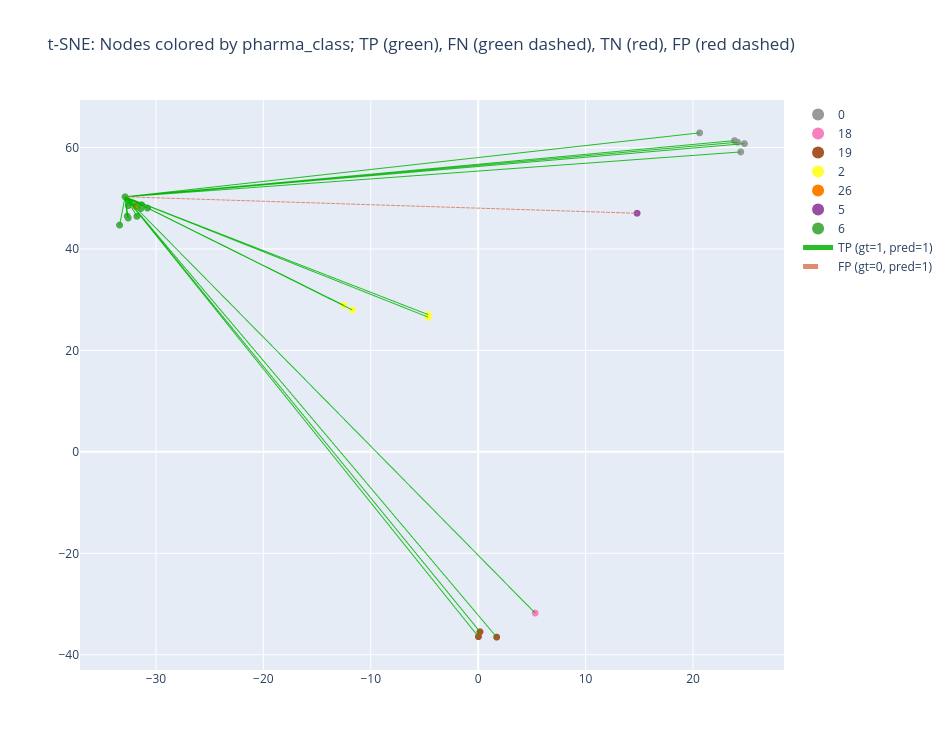

Here is the notebook cell this chart was saved with:
### Markdown cell above
# Not used anymore

### Code cell
import numpy as np
import pandas as pd
import plotly.graph_objects as go
import plotly.express as px

# Inputs assumed:
# embedding: pd.DataFrame with index of Drug IDs and columns ['TSNE-1', 'TSNE-2']
# edge_pairs: list[tuple[str, str]] of (src_id, dst_id) mapped to embedding.index
# edge_label: 1D tensor/array of 0/1 (ground truth) aligned with edge_pairs
# predicted_labels: 1D array of 0/1 aligned with edge_pairs

gt = np.asarray(edge_label.cpu().numpy() if hasattr(edge_label, "cpu") else edge_label).astype(int)
pred = np.asarray(predicted_labels).astype(int)
assert len(edge_pairs) == len(gt) == len(pred), "edge_pairs, gt, pred must have same length"

# Confusion categories
is_tp = (gt == 1) & (pred == 1)
is_fp = (gt == 0) & (pred == 1)
is_tn = (gt == 0) & (pred == 0)
is_fn = (gt == 1) & (pred == 0)

# Filter embedding to only nodes present in edges
nodes_in_edges = pd.Index(sorted({n for pair in edge_pairs for n in pair}))
embedding_sub = embedding.loc[embedding.index.intersection(nodes_in_edges)].copy()


embedding_sub["pharma_class"] = embedding_sub["pharma_class"].fillna("Unknown")

# Build color map for pharma_class
classes = embedding_sub["pharma_class"].astype(str).unique()
palette = px.colors.qualitative.Set1_r
color_map = {cls: palette[i % len(palette)] for i, cls in enumerate(sorted(classes))}

fig = go.Figure()

# Add node traces grouped and colored by pharma_class (legend per class)
for cls in sorted(classes):
    df_cls = embedding_sub[embedding_sub["pharma_class"].astype(str) == cls]
    node_x = df_cls["TSNE-1"].values
    node_y = df_cls["TSNE-2"].values
    node_ids = df_cls.index.astype(str).tolist()
    customdata_cls = df_cls[["drug_count", "pharma_class", "Description_br"]].values

    fig.add_trace(
        go.Scattergl(
            x=node_x,
            y=node_y,
            mode="markers",
            marker=dict(size=7, color=color_map[cls]),
            text=node_ids,
            customdata=customdata_cls,
            hovertemplate=hovertemplate,
            name=f"{cls}",
        )
    )


def add_edge_lines(mask, color, name, dash="solid"):
    xs, ys = [], []
    for (src, dst), keep in zip(edge_pairs, mask):
        if not keep:
            continue
        if src not in embedding_sub.index or dst not in embedding_sub.index:
            continue
        x0, y0 = embedding_sub.loc[src, ["TSNE-1", "TSNE-2"]]
        x1, y1 = embedding_sub.loc[dst, ["TSNE-1", "TSNE-2"]]
        xs += [x0, x1, None]
        ys += [y0, y1, None]
    if xs:
        fig.add_trace(
            go.Scattergl(
                x=xs,
                y=ys,
                mode="lines",
                line=dict(color=color, width=1.0, dash=dash),
                name=name,
                hoverinfo="skip",
            )
        )


# Add edges by confusion class with requested colors/styles
add_edge_lines(is_tp, "rgba(0,180,0,0.85)", "TP (gt=1, pred=1)", dash="solid")
add_edge_lines(is_fn, "rgba(160,180,0,0.85)", "FN (gt=1, pred=0)", dash="dash")
add_edge_lines(is_tn, "rgba(220,20,60,0.85)", "TN (gt=0, pred=0)", dash="solid")
add_edge_lines(is_fp, "rgba(220,120,90,0.85)", "FP (gt=0, pred=1)", dash="dash")

fig.update_layout(
    title="t-SNE: Nodes colored by pharma_class; TP (green), FN (green dashed), TN (red), FP (red dashed)",
    width=950,
    height=750,
    legend=dict(itemsizing="constant"),
)
fig.show()

### Figure 1 — Plotly figure (JSON) as saved in the notebook; plotly's stock layout.template omitted (floating-point values rounded to 4 significant figures)
{"data": [{"customdata": [[15, 0, "Imipramine, the prototypical tricyclic antidepressant (TCA),<br> is a dibenzazepine-derivative TCA. TCAs are structurally si<br>milar to phenothiazines. They contain a tricyclic ring syste<br>m with an alkyl amine substituent on the central ring. In no<br>n-depressed individuals, imipramine does not affect mood or <br>arousal, but may cause sedation. In depressed individuals, i<br>mipramine exerts a positive effect on mood. TCAs are potent <br>inhibitors of serotonin and norepinephrine reuptake. Tertiar<br>y amine TCAs, such as imipramine and amitriptyline, are more<br> potent inhibitors of serotonin reuptake than secondary amin<br>e TCAs, such as nortriptyline and desipramine. TCAs also blo<br>ck histamine H<sub>1</sub> receptors, &alpha;<sub>1</sub>-ad<br>renergic receptors and muscarinic receptors, which accounts <br>for their sedative, hypotensive and anticholinergic effects <br>(e.g. blurred vision, dry mouth, constipation, urinary reten<br>tion), respectively [A6584]. Imipramine has less sedative an<br>d anticholinergic effects than the tertiary amine TCAs, amit<br>riptyline and clomipramine. Imipramine may be used to treat <br>depression and nocturnal enuresis in children [FDA Label]. U<br>nlabeled indications include chronic and neuropathic pain (i<br>ncluding diabetic neuropathy), panic disorder, attention-def<br>icit/hyperactivity disorder (ADHD), and post-traumatic stres<br>s disorder (PTSD) [L1349,L1348,A31900,L1351,L1352,L1353,A319<br>04].;;;"], [5, 0, "Duloxetine is a dual serotonin and norepinephrine reuptake i<br>nhibitor.[label] It was originally discovered in 1993 and de<br>veloped by Eli Lilly and Company as LY248686.[A178741] Dulox<br>etine first received approval from the FDA in August, 2004 a<br>s Cymbalta for the treatment of Major Depressive Disorder.[L<br>6454] It has since received approval for a variety of indica<br>tions including the treatment of neuropathic pain, Generaliz<br>ed Anxiety disorder, osteoarthritis, and stress incontinence<br>. Duloxetine continues to be investigated for the treatment <br>of pain in cancer, surgery, and more.;;;;"], [7, 0, "Paroxetine is a selective serotonin reuptake inhibitor (SSRI<br>) drug commonly known as Paxil. It has a variety of uses, in<br>cluding the treatment of anxiety disorders, major depression<br>, posttraumatic stress disorder, and symptoms of menopause, <br>among others.[T653] It was approved by the FDA in the early <br>1990s and marketed by SmithKline Beecham.[L7712,L7715] A uni<br>que feature of this drug is that it is highly potent and sel<br>ective in its inhibition of serotonin reuptake and has littl<br>e effect on other neurotransmitters.[A31914] Because of its <br>potent inhibition of serotonin reuptake, paroxetine is more <br>likely to cause withdrawal effects upon cessation. Paroxetin<br>e is well tolerated in most patients with a similar adverse <br>effect profile to other members of its drug class.[A31914] T<br>he controlled release formulation was designed to decrease t<br>he likelihood of nausea that is sometimes associated with pa<br>roxetine.[L7700,L7742];;;;"], [4, 0, "Sertraline is a popular antidepressant medication commonly k<br>nown as a selective serotonin reuptake inhibitor (SSRI), and<br> is similar to drugs such as [Citalopram] and [Fluoxetine]. <br>Despite marked structural differences between compounds in t<br>his drug class, SSRIs exert similar pharmacological effects.<br>;;;;"], [11, 0, "Escitalopram is a selective serotonin re-uptake inhibitor (S<br>SRI) and the S-enantiomer of racemic [citalopram].[A185420] <br>It is used to restore serotonergic function in the treatment<br> of depression and anxiety.[L8513,L8516,L8522] Escitalopram <br>is approximately 150 times more potent than citalopram’s R-e<br>nantiomer and is responsible for the vast majority of citalo<br>pram’s clinical activity, with some evidence suggesting that<br> the R-enantiomer of racemic citalopram actively dampens the<br> activity of escitalopram rather than existing simply as an <br>inactive enantiomer.[A39738,A185819] Amongst SSRIs, escitalo<br>pram exerts the highest degree of selectivity for the seroto<br>nin transporter (SERT) relative to other off-targets which m<br>ay explain its lower rates of adverse effects as compared to<br> other agents in this class.[A185726] Escitalopram also diff<br>erentiates itself from other SSRIs via allosteric action on <br>its target - this may be the mechanism responsible for its o<br>bserved superior efficacy and faster onset compared to other<br> SSRIs.[A185825,A185726,A185822];;;;"]], "hovertemplate": "Drug ID: %{text}<br>TSNE-1: %{x:.3f}<br>TSNE-2: %{y:.3f}<br>Drug Count: %{customdata[0]}<br>Pharma Class: %{customdata[1]}<br>Description: %{customdata[2]}<extra></extra>", "marker": {"color": "rgb(153,153,153)", "size": 7}, "mode": "markers", "name": "0", "text": ["DB00458", "DB00476", "DB00715", "DB01104", "DB01175"], "type": "scattergl", "x": [20.62, 24.44, 24.78, 24.14, 23.87], "y": [62.87, 59.11, 60.76, 61.03, 61.35]}, {"customdata": [[2, 18, "Tacrolimus (also FK-506 or Fujimycin) is an immunosuppressiv<br>e drug whose main use is after organ transplant to reduce th<br>e activity of the patient's immune system and so the risk of<br> organ rejection. It is also used in a topical preparation i<br>n the treatment of severe atopic dermatitis, severe refracto<br>ry uveitis after bone marrow transplants, and the skin condi<br>tion vitiligo. It was discovered in 1984 from the fermentati<br>on broth of a Japanese soil sample that contained the bacter<br>ia Streptomyces tsukubaensis. Tacrolimus is chemically known<br> as a macrolide. It reduces peptidyl-prolyl isomerase activi<br>ty by binding to the immunophilin FKBP-12 (FK506 binding pro<br>tein) creating a new complex. This FKBP12-FK506 complex inhi<br>bits calcineurin which inhibits T-lymphocyte signal transduc<br>tion and IL-2 transcription.;;;;"]], "hovertemplate": "Drug ID: %{text}<br>TSNE-1: %{x:.3f}<br>TSNE-2: %{y:.3f}<br>Drug Count: %{customdata[0]}<br>Pharma Class: %{customdata[1]}<br>Description: %{customdata[2]}<extra></extra>", "marker": {"color": "rgb(247,129,191)", "size": 7}, "mode": "markers", "name": "18", "text": ["DB00864"], "type": "scattergl", "x": [5.303], "y": [-31.78]}, {"customdata": [[6, 19, "Fondaparinux (Arixtra) is a synthetic anticoagulant agent co<br>nsisting of five monomeric sugar units and a O-methyl group <br>at the reducing end of the molecule. It is structurally simi<br>lar to polymeric glycosaminoglycan heparin and heparan sulfa<br>te (HS) when they are cleaved into monomeric units. The mono<br>meric sequence in heparin and HS is thought to form the high<br> affinity binding site for the natural anti-coagulant factor<br>, antithrombin III (ATIII). Once bound to heparin or HS, the<br> anticoagulant activity of ATIII is potentiated by 1000-fold<br>. Fondaparinux potentiates the neutralizing action of ATIII <br>on activated Factor X 300-fold. Fondaparinux may be used: to<br> prevent venous thromboembolism in patients who have undergo<br>ne orthopedic surgery of the lower limbs (e.g. hip fracture,<br> hip replacement and knee surgery); to prevent VTE in patien<br>ts undergoing abdominal surgery who are are at high risk of <br>thromboembolic complications; in the treatment of deep vein <br>thrombosis (DVT) and pumonary embolism (PE); in the manageme<br>nt of unstable angina (UA) and non-ST segment elevation myoc<br>ardial infarction (NSTEMI); and in the management of ST segm<br>ent elevation myocardial infarction (STEMI)."], [7, 19, "Unfractionated heparin (UH) is a heterogenous preparation of<br> anionic, sulfated glycosaminoglycan polymers with weights r<br>anging from 3000 to 30,000 Da. It is a naturally occurring a<br>nticoagulant released from mast cells. It binds reversibly t<br>o antithrombin III (ATIII) and greatly accelerates the rate <br>at which ATIII inactivates coagulation enzymes thrombin (fac<br>tor IIa) and factor Xa. UH is different from low molecular w<br>eight heparin (LMWH) in the following ways: the average mole<br>cular weight of LMWH is about 4.5 kDa whereas it is 15 kDa f<br>or UH; UH requires continuous infusions; activated partial p<br>rothrombin time (aPTT) monitoring is required when using UH;<br> and UH has a higher risk of bleeding and higher risk of ost<br>eoporosis in long term use. Unfractionated heparin is more s<br>pecific than LMWH for thrombin. Furthermore, the effects of <br>UH can typically be reversed by using protamine sulfate.;"], [4, 19, "Enoxaparin is a common low-molecular-weight heparin (LMWH) u<br>sed in the prevention and management of various thromboembol<br>ic disorders. Initially approved by the FDA in 1993, it is a<br>dministered by a subcutaneous or intravenous injection and m<br>arketed by several pharmaceutical companies.[L31393] Enoxapa<br>rin markedly reduces the incidence of venous thromboembolism<br> in hospitalized patients when compared to unfractionated [h<br>eparin], without increasing the risk of serious bleeding.[A2<br>28178,A228313];;;;"]], "hovertemplate": "Drug ID: %{text}<br>TSNE-1: %{x:.3f}<br>TSNE-2: %{y:.3f}<br>Drug Count: %{customdata[0]}<br>Pharma Class: %{customdata[1]}<br>Description: %{customdata[2]}<extra></extra>", "marker": {"color": "rgb(166,86,40)", "size": 7}, "mode": "markers", "name": "19", "text": ["DB00569", "DB01109", "DB01225"], "type": "scattergl", "x": [1.718, 0.02213, 0.1667], "y": [-36.52, -36.43, -35.47]}, {"customdata": [[1, 2, "A thiazide diuretic with actions and uses similar to those o<br>f hydrochlorothiazide. It has been used in the treatment of <br>familial hyperkalemia, hypertension, edema, and urinary trac<br>t disorders. (From Martindale, The Extra Pharmacopoeia, 30th<br> ed, p810);;;;"], [6, 2, "Trandolapril is a non-sulhydryl prodrug that belongs to the <br>angiotensin-converting enzyme (ACE) inhibitor class of medic<br>ations. It is metabolized to its biologically active diacid <br>form, trandolaprilat, in the liver. Trandolaprilat inhibits <br>ACE, the enzyme responsible for the conversion of angiotensi<br>n I (ATI) to angiotensin II (ATII). ATII regulates blood pre<br>ssure and is a key component of the renin-angiotensin-aldost<br>erone system (RAAS). Trandolapril may be used to treat mild <br>to moderate hypertension, to improve survival following myoc<br>ardial infarction in clinically stable patients with left ve<br>ntricular dysfunction, as an adjunct treatment for congestiv<br>e heart failure, and to slow the rate of progression of rena<br>l disease in hypertensive individuals with diabetes mellitus<br> and microalbuminuria or overt nephropathy.;;;;"], [6, 2, "Furosemide is a potent loop diuretic that acts on the kidney<br>s to ultimately increase water loss from the body. It is an <br>anthranilic acid derivative.[L7958] Furosemide is used for e<br>dema secondary to various clinical conditions, such as conge<br>stive heart failure exacerbation, liver failure, renal failu<br>re, and high blood pressure.[L7961] It mainly works by inhib<br>iting electrolyte reabsorption from the kidneys and enhancin<br>g the excretion of water from the body. Furosemide has a fas<br>t onset and short duration of action and has been used safel<br>y and effectively in both pediatric and adult patients.[A182<br>495] The use of furosemide is particularly beneficial in cli<br>nical settings that require a drug with a higher diuretic po<br>tential. In addition to oral formulations, the solution for <br>intravenous and intramuscular administration is also availab<br>le, which is typically limited to patients who are unable to<br> take oral medication or for patients in emergency clinical <br>situations.[L7958];;;;"], [2, 2, "Quinapril is the ethyl ester prodrug of the non-sulfhydryl a<br>ngiotensin converting enzyme inhibitor quinaprilat.[L8420,L8<br>423] It is used to treat hypertension and heart failure.[L84<br>20,L8423] ACE inhibitors are commonly used as a first line t<br>herapy in the treatment of hypertension, along with thiazide<br> diuretics or beta blockers.[A184844];;;;"]], "hovertemplate": "Drug ID: %{text}<br>TSNE-1: %{x:.3f}<br>TSNE-2: %{y:.3f}<br>Drug Count: %{customdata[0]}<br>Pharma Class: %{customdata[1]}<br>Description: %{customdata[2]}<extra></extra>", "marker": {"color": "rgb(255,255,51)", "size": 7}, "mode": "markers", "name": "2", "text": ["DB00436", "DB00519", "DB00695", "DB00881"], "type": "scattergl", "x": [-12.54, -4.657, -11.72, -4.654], "y": [28.92, 26.55, 27.97, 27.05]}, {"customdata": [[5, 26, "Naproxen is classified as a nonsteroidal anti-inflammatory d<br>ug (NSAID) and was initially approved for prescription use i<br>n 1976 and then for over-the-counter (OTC) use in 1994.[A178<br>975] It can effectively manage acute pain as well as pain re<br>lated to rheumatic diseases, and has a well studied adverse <br>effect profile.[A179098] Given its overall tolerability and <br>effectiveness, naproxen can be considered a first line treat<br>ment for a variety of clinical situations requiring analgesi<br>a.[A179098] Naproxen is available in both immediate and dela<br>yed release formulations, in combination with sumatriptan to<br> treat migraines, and in combination with esomeprazole to lo<br>wer the risk of developing gastric ulcers.[L6582][L6583][L73<br>09][L7312];;;;"]], "hovertemplate": "Drug ID: %{text}<br>TSNE-1: %{x:.3f}<br>TSNE-2: %{y:.3f}<br>Drug Count: %{customdata[0]}<br>Pharma Class: %{customdata[1]}<br>Description: %{customdata[2]}<extra></extra>", "marker": {"color": "rgb(255,127,0)", "size": 7}, "mode": "markers", "name": "26", "text": ["DB00788"], "type": "scattergl", "x": [-31.87], "y": [48.4]}, {"customdata": [[2, 5, "A competitive serotonin type 3 receptor antagonist. It is ef<br>fective in the treatment of nausea and vomiting caused by cy<br>totoxic chemotherapy drugs, including cisplatin, and has rep<br>orted anxiolytic and neuroleptic properties.;;;;"]], "hovertemplate": "Drug ID: %{text}<br>TSNE-1: %{x:.3f}<br>TSNE-2: %{y:.3f}<br>Drug Count: %{customdata[0]}<br>Pharma Class: %{customdata[1]}<br>Description: %{customdata[2]}<extra></extra>", "marker": {"color": "rgb(152,78,163)", "size": 7}, "mode": "markers", "name": "5", "text": ["DB00904"], "type": "scattergl", "x": [14.79], "y": [47.03]}, {"customdata": [[8, 6, "Indometacin, or indomethacin, is a non-steroidal anti-inflam<br>matory drug (NSAID) with anti-inflammatory, analgesic, and a<br>ntipyretic properties. NSAIDs consist of agents that are str<br>ucturally unrelated; the NSAID chemical classification of in<br>dometacin is an indole-acetic acid derivative with the chemi<br>cal name 1- (p-chlorobenzoyl)25-methoxy-2-methylindole-3-ace<br>tic acid.[A177871] The pharmacological effect of indometacin<br> is not fully understood, however, it is thought to be media<br>ted through potent and nonselective inhibition of the enzyme<br> cyclooxygenase (COX), which is the main enzyme responsible <br>for catalyzes the rate-limiting step in prostaglandin and th<br>romboxane biosynthesis via the arachidonic acid (AA) pathway<br>. Indometacin was first discovered in 1963 and it was first <br>approved for use in the U.S. by the Food and Drug Administra<br>tion in 1965, [A486] along with other acetic acid derivative<br>s such as [diclofenac] and [sulindac] that were also develop<br>ed during the 1960s.[A177871] Since then, indometacin has be<br>en extensively studied in clinical trials as one of the most<br> potent NSAIDs in blocking prostaglandin synthesis and was a<br>mong the first NSAIDs to be used in the symptomatic treatmen<br>t of migraine and for headaches that eventually became known<br> as “indomethacin-responsive” headache disorders.[A177871] ;<br>;;"], [4, 6, "Nabumetone was originally developed as a non-acidic non-ster<br>oidal anti-inflammatory drug (NSAID).[label] It was thought <br>to avoid trapping of the drug in the stomach by making it un<br>able to dissociate into ions which was believed to reduce GI<br> toxicity by limiting local action.[A179077] While slightly <br>reduced, possibly due to a degree of cyclooxygenase-2 select<br>ivity (COX-2), nabumetone still produces significant adverse<br> effects in the GI tract.[label,A178903] The molecule itself<br> is a pro-drug with its 6-methoxy-2-naphthylacetic acid (6-M<br>NA) metabolite acting as a potent COX inhibitor similar in s<br>tructure to [naproxen]. Nabumetone was developed by Smithkli<br>ne Beecham under the trade name Relafen and first received F<br>DA approval in December, 1991.[L6568];;;;"], [0, 6, "A cyclooxygenase inhibiting, non-steroidal anti-inflammatory<br> agent (NSAID) that is well established in treating rheumato<br>id arthritis and osteoarthritis and used for musculoskeletal<br> disorders, dysmenorrhea, and postoperative pain. Its long h<br>alf-life enables it to be administered once daily.;;;;"], [0, 6, "An anti-inflammatory analgesic and antipyretic highly bound <br>to plasma proteins. It is pharmacologically similar to aspir<br>in, but causes less gastrointestinal bleeding.;;;;"], [10, 6, "Diclofenac is a phenylacetic acid derivative and non-steroid<br>al anti-inflammatory drug (NSAID).[label] NSAIDs inhibit cyc<br>looxygenase (COX)-1 and-2 which are the enzyme responsible f<br>or producing prostaglandins (PGs). PGs contribute to inflamm<br>ation and pain signalling. Diclofenac, like other NSAIDs, is<br> often used as first line therapy for acute and chronic pain<br> and inflammation from a variety of causes. Diclofenac was t<br>he product of rational drug design based on the structures o<br>f [phenylbutazone], [mefenamic acid], and [indomethacin].[A1<br>80796] The addition of two chlorine groups in the ortho posi<br>tion of the phenyl ring locks the ring in maximal torsion wh<br>ich appears to be related to increased potency. It is often <br>used in combination with [misoprostol] to prevent NSAID-indu<br>ced gastric ulcers. Diclofenac was first approved by the FDA<br> in July 1988 under the trade name Voltaren, marketed by Nov<br>artis (previously Ciba-Geigy).[L7360];;;;"], [4, 6, "Sulindac is a nonsteroidal anti-inflammatory drug (NSAID) of<br> the arylalkanoic acid class that is marketed by Merck under<br> the brand name Clinoril. Like other NSAIDs, it may be used <br>in the treatment of acute or chronic inflammatory conditions<br>. Sulindac is a prodrug, derived from sulfinylindene, that i<br>s converted _in vivo_ to an active sulfide compound by liver<br> enzymes. There is evidence from some studies that sulindac <br>may be associated with fewer gastrointestinal side effects t<br>han other NSAIDs, except for the cyclooxygenase-2 (COX-2) in<br>hibitor drug class. This may be due to the sulfide metabolit<br>e undergoing enterohepatic circulation thus maintaining cons<br>tant blood levels of the compound without inducing gastroint<br>estinal effects, where the drug is excreted in the bile and <br>then reabsorbed from the intestines. While its full mechanis<br>m of action is not fully understood, sulindac is thought to <br>primarily mediate its action by inhibiting prostaglandin syn<br>thesis by inhibiting COX-1 and COX-2.;;;;"], [1, 6, "Ketoprofen, a propionic acid derivative, is a nonsteroidal a<br>nti-inflammatory agent (NSAIA) with analgesic and antipyreti<br>c properties.;;;;"], [3, 6, "Ibuprofen is a non-steroidal anti-inflammatory drug (NSAID) <br>derived from propionic acid and it is considered the first o<br>f the propionics.[A39074] The formula of ibuprofen is 2-(4-i<br>sobutylphenyl) propionic acid and its initial development wa<br>s in 1960 while researching for a safer alternative for aspi<br>rin.[A39075] Ibuprofen was finally patented in 1961 and this<br> drug was first launched against rheumatoid arthritis in the<br> UK in 1969 and USA in 1974. It was the first available over<br>-the-counter NSAID.[A39076];;;;"], [8, 6, "Parecoxib is a water-soluble and injectable prodrug of valde<br>coxib. It is marketed as Dynastat in the European Union. Par<br>ecoxib is a COX2 selective inhibitor in the same category as<br> celecoxib (Celebrex) and rofecoxib (Vioxx). As it is inject<br>able, it can be used perioperatively when patients are unabl<br>e to take oral medications. It is approved through much of E<br>urope for short term perioperative pain control much in the <br>same way ketorolac (Toradol) is used in the United States. A<br> letter of non-approval for parecoxib was issued by the FDA <br>in 2005.;;;;"], [1, 6, "Dexketoprofen is a non-steroidal anti-inflammatory drug. It <br>is available in the various countries in Europe, Asia and La<br>tin America. It has analgesic, antipyretic and anti-inflamma<br>tory properties [L1298].;;;;"]], "hovertemplate": "Drug ID: %{text}<br>TSNE-1: %{x:.3f}<br>TSNE-2: %{y:.3f}<br>Drug Count: %{customdata[0]}<br>Pharma Class: %{customdata[1]}<br>Description: %{customdata[2]}<extra></extra>", "marker": {"color": "rgb(77,175,74)", "size": 7}, "mode": "markers", "name": "6", "text": ["DB00328", "DB00461", "DB00554", "DB00573", "DB00586", "DB00605", "DB01009", "DB01050", "DB08439", "DB09214"], "type": "scattergl", "x": [-30.79, -31.33, -32.57, -33.38, -31.39, -31.34, -32.58, -31.77, -32.87, -32.67], "y": [48.05, 48.46, 48.54, 44.69, 47.96, 48.7, 46.09, 46.43, 50.27, 46.45]}, {"hoverinfo": "skip", "line": {"color": "rgba(0,180,0,0.85)", "dash": "solid", "width": 1}, "mode": "lines", "name": "TP (gt=1, pred=1)", "type": "scattergl", "x": [5.303, -32.87, null, 20.62, -32.87, null, -32.57, -32.87, null, 1.718, -32.87, null, -31.39, -32.87, null, -32.58, -32.87, null, -4.654, -32.87, null, -33.38, -32.87, null, -32.58, -32.87, null, -32.87, -32.67, null, -11.72, -32.87, null, 23.87, -32.87, null, -31.77, -32.87, null, -4.657, -32.87, null, 0.02213, -32.87, null, -31.39, -32.87, null, 24.78, -32.87, null, 24.14, -32.87, null, -31.34, -32.87, null, -31.87, -32.87, null, -32.87, -32.67, null, 0.1667, -32.87, null, -30.79, -32.87, null, -31.33, -32.87, null, -12.54, -32.87, null, 24.44, -32.87, null], "y": [-31.78, 50.27, null, 62.87, 50.27, null, 48.54, 50.27, null, -36.52, 50.27, null, 47.96, 50.27, null, 46.09, 50.27, null, 27.05, 50.27, null, 44.69, 50.27, null, 46.09, 50.27, null, 50.27, 46.45, null, 27.97, 50.27, null, 61.35, 50.27, null, 46.43, 50.27, null, 26.55, 50.27, null, -36.43, 50.27, null, 47.96, 50.27, null, 60.76, 50.27, null, 61.03, 50.27, null, 48.7, 50.27, null, 48.4, 50.27, null, 50.27, 46.45, null, -35.47, 50.27, null, 48.05, 50.27, null, 48.46, 50.27, null, 28.92, 50.27, null, 59.11, 50.27, null]}, {"hoverinfo": "skip", "line": {"color": "rgba(220,120,90,0.85)", "dash": "dash", "width": 1}, "mode": "lines", "name": "FP (gt=0, pred=1)", "type": "scattergl", "x": [14.79, -32.87, null], "y": [47.03, 50.27, null]}], "layout": {"height": 750, "legend": {"itemsizing": "constant"}, "title": {"text": "t-SNE: Nodes colored by pharma_class; TP (green), FN (green dashed), TN (red), FP (red dashed)"}, "width": 950}}
